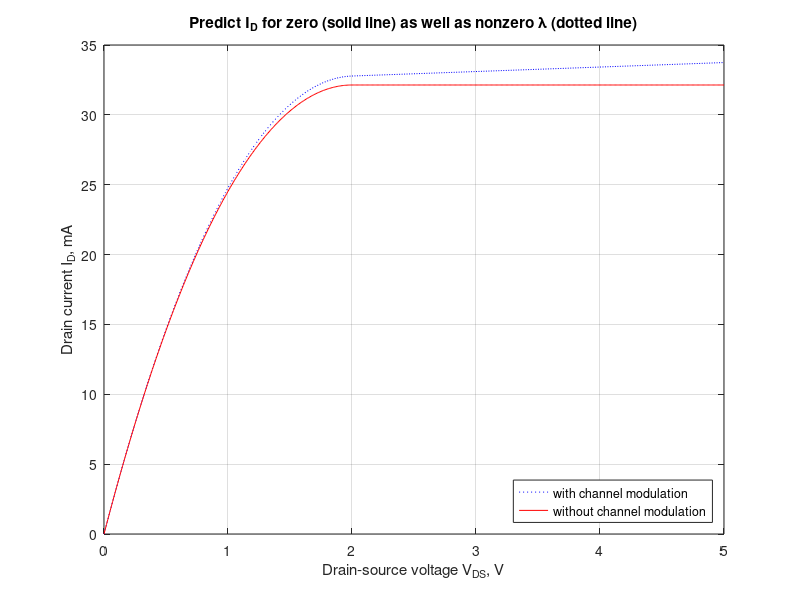

Recreate this plot in MATLAB.
%  Solutions of <RF circuit design: Theory and Application>

%  Example P5.14

clc;
close all;

fig = figure;

WL = 10;
mu_n = 0.135;
d = 2*1e-6;
epsilon_r = 11.7;
Vt0 = -3;
Vgs = -1;
Nd = 1.3*1e15*1e6;
lambda = 0.01;

q = 1.60218*1e-19;
epsilon_0 = 8.85*1e-12;
epsilon = epsilon_r*epsilon_0;

Vp = q*Nd*d^2/2/epsilon;
Vd = Vt0+Vp;

G0 = q^2*mu_n*Nd^2*WL*d;
Idss = G0*(Vp/3-Vd+2/3/sqrt(Vp)*Vd^(3/2));

Vds = 0:0.01:5;
Vds_sat = Vgs-Vt0;

Id_sat = G0*(Vp/3-(Vd-Vgs)+2/(3*sqrt(Vp))*(Vd-Vgs)^(3/2));
Id_linear = G0*(Vds-2/(3*sqrt(Vp)).*((Vds+Vd-Vgs).^(3/2)-(Vd-Vgs)^(3/2))).*(1+lambda*Vds);
Id_saturation = Id_sat*(1+lambda*Vds);
Id = Id_linear.*(Vds<=Vds_sat)+Id_saturation.*(Vds>Vds_sat);

plot(Vds, Id/1e-3, 'b:'); hold on; grid on;

Id_linear2 = G0*(Vds-2/(3*sqrt(Vp)).*((Vds+Vd-Vgs).^(3/2)-(Vd-Vgs)^(3/2)));
Id_saturation2 = Id_sat;
Id2 = Id_linear2.*(Vds<=Vds_sat)+Id_saturation2.*(Vds>Vds_sat);

plot(Vds, Id2/1e-3, 'r');

title('Predict I_D for zero (solid line) as well as nonzero \lambda (dotted line)');
xlabel('Drain-source voltage V_{DS}, V'); ylabel('Drain current I_D, mA');
legend('with channel modulation','without channel modulation', 'Location','southeast');

frame = getframe(fig);
img = frame2im(frame);
imwrite(img, 'P6_23.png');